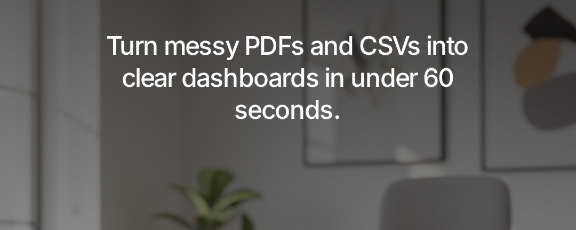
#> input picture assets/img/hero_wide.png, 576 x 230 px, given in place of elite_dashboard_hero_1773190795529.png, which was not available
$ python crop_images.py
#> lines starting #> are read from the running program, lines starting #| are printed output that depends on the picture
from PIL import Image

paths = [
    '/Users/mac/.gemini/antigravity/brain/3fb760fb-0787-4f91-b9dc-78f720cefab7/elite_dashboard_hero_1773190795529.png',
    '/Users/mac/.gemini/antigravity/brain/3fb760fb-0787-4f91-b9dc-78f720cefab7/elite_analytics_mockup_1773190832513.png'
]

targets = [
    '/Users/mac/Downloads/clean ai/Financeclean-ai-pro/assets/img/mockup_premium_wide.png',
    '/Users/mac/Downloads/clean ai/Financeclean-ai-pro/assets/img/mockup_dashboard_wide.png'
]

import os
os.makedirs('/Users/mac/Downloads/clean ai/Financeclean-ai-pro/assets/img', exist_ok=True)

target_ratio = 16 / 9

for source_path, target_path in zip(paths, targets):
    try:
        with Image.open(source_path) as img:
#> img is the input picture: PIL image 576x230 RGBA; mean R, G, B, A 93.4, 91.4, 88.8, 255
            width, height = img.size
#> width = 576; height = 230

            # The generated images are often square with padding.
            # Let's crop to a 16:9 ratio focusing on the center.
            new_height = int(width / target_ratio)
#> new_height = 324

            if new_height < height:
                # Crop top and bottom equally
                top = (height - new_height) // 2
                bottom = top + new_height
                img_cropped = img.crop((0, top, width, bottom))
            else:
                # Image is already wider than 16:9, crop sides (unlikely for DALL-E 1:1)
                new_width = int(height * target_ratio)
#> new_width = 408
                left = (width - new_width) // 2
#> left = 84
                right = left + new_width
#> right = 492
                img_cropped = img.crop((left, 0, right, height))
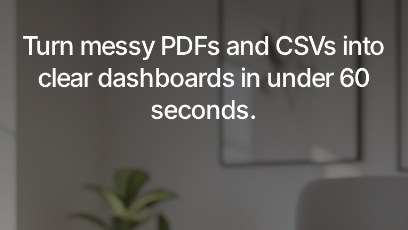
#> img_cropped: PIL image 408x230 RGBA; mean R, G, B, A 93.3, 91.2, 88.3, 255

            img_cropped.save(target_path, quality=95)
            print(f"Cropped and saved to {target_path} - Size: {img_cropped.size}")
#| Cropped and saved to /Users/mac/Downloads/clean ai/Financeclean-ai-pro/assets/img/mockup_premium_wide.png - Size: (408, 230)

    except Exception as e:
        print(f"Error processing {source_path}: {e}")
#> pass 2 of the loop `for source_path, target_path in zip(paths, targets):`:
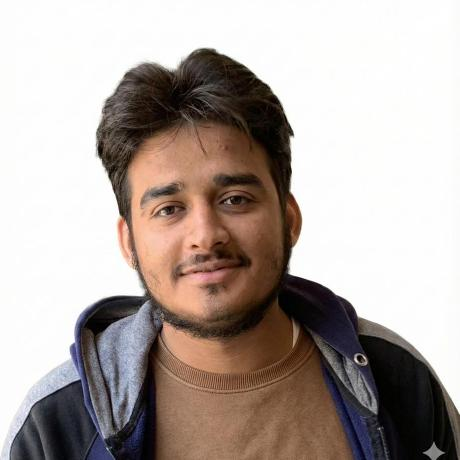
#> input picture assets/img/profile_pic.png, 460 x 460 px, given in place of elite_analytics_mockup_1773190832513.png, which was not available
#> img is the input picture: PIL image 460x460 RGB; mean R, G, B 177.9, 167.1, 161.9
#> `img_cropped = img.crop((0, top, width, bottom))`:
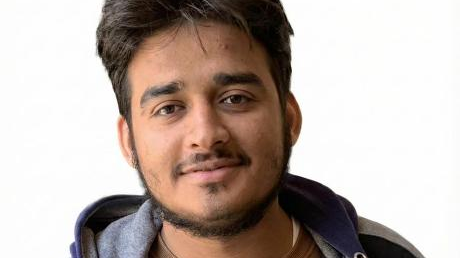
#> img_cropped: PIL image 460x258 RGB; mean R, G, B 187.4, 174.2, 167.5
#| Cropped and saved to /Users/mac/Downloads/clean ai/Financeclean-ai-pro/assets/img/mockup_dashboard_wide.png - Size: (460, 258)
